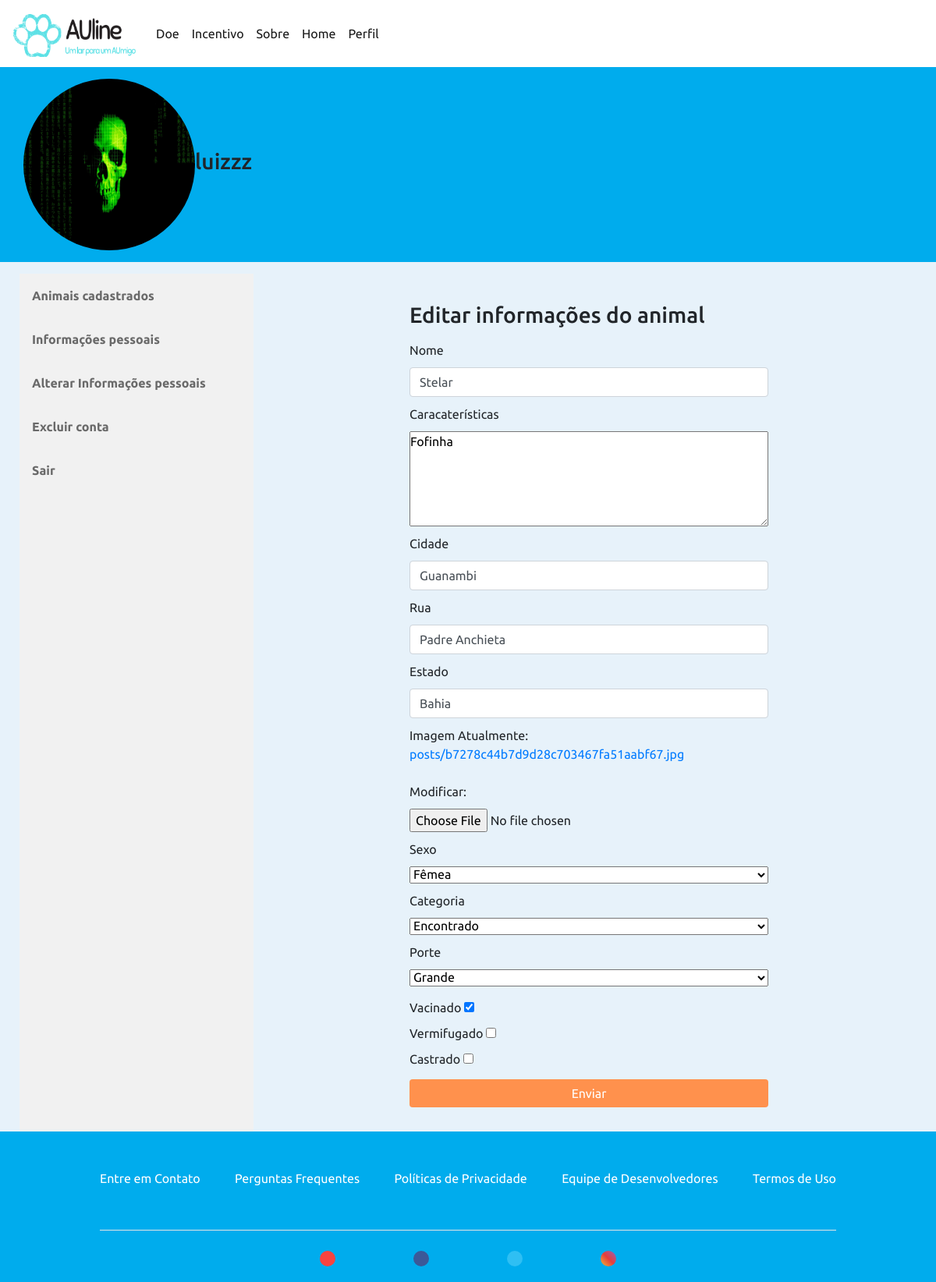
The app's page /perfil/editar-animal/16/ (signed in) with its own data.
### users/models.py (models this page shows, shortened)
class Perfil(models.Model):
    user = models.OneToOneField(User, on_delete=models.CASCADE)
    data_de_nascimento = models.DateField('Data de nascimento', max_length=10)
    telefone = models.CharField('Telefone para contato', max_length=15)
    foto = models.ImageField('Foto de Perfil', upload_to='perfil', default='perfil/unknow.png')
    estado_usuario = models.CharField('Estado', max_length=50)
    cidade_usuario = models.CharField('Cidade', max_length=50, blank=True)
    rua_usuario = models.CharField('Rua', max_length=70, blank=True)

### publicacoes/models.py (models this page shows, shortened)
class Animal(models.Model):
    ESTADOS = (
        ('P', 'Perdido'),
        ('PA', 'Para Adoção'),
        ('E', 'Encontrado'),
    )
    SEXO = (
        ('F', 'Fêmea'),
        ('M', 'Macho'),
    )
    PORTE = (
        ('PE', 'Pequeno'),
        ('ME', 'Médio'),
        ('GR', 'Grande'),
    )
    nome = models.CharField('Nome', max_length=50)
    caracteristicas = models.TextField('Caracaterísticas')
    data_pub = models.DateTimeField('Data de Publicação', auto_now=True)
    imagem = models.ImageField('Imagem', upload_to='posts')
    categoria = models.CharField('Categoria', max_length=15, choices=ESTADOS, blank=True)
    sexo = models.CharField('Sexo', max_length=8, choices=SEXO, blank=True)
    porte = models.CharField('Porte', max_length=8, choices=PORTE, blank=True)
    usuario = models.ForeignKey(User, on_delete=models.CASCADE)
    vacinado = models.BooleanField('Vacinado', blank=True)
    vermifugado = models.BooleanField('Vermifugado', blank=True)
    castrado = models.BooleanField('Castrado', blank=True)
    estado = models.CharField('Estado', max_length=50)
    cidade = models.CharField('Cidade', max_length=50)
    rua = models.CharField('Rua', max_length=70)
    class Meta:
        ordering = ('-data_pub', )

### perfis/views.py (the view)
# urls.py: path('editar-animal/<int:id_animal>/', editar_animal, name='editar-animal'),
@login_required
def editar_animal(request, id_animal):
    animal = Animal.objects.get(id=id_animal)
    usuario = User.objects.get(id=request.user.id)
    perfil_usuario = Perfil.objects.get(user=request.user.id)
    form = AnimalForm(request.POST or None, request.FILES or None,
                    instance=animal)
    if request.user == animal.usuario:
        contexto = {
            'usuario':usuario,
            'perfil_usuario':perfil_usuario,
            'form':form,
            'animal':animal,
        }
        if request.method == 'POST':
            if form.is_valid():
                edit = form.save(commit=False)
                edit.save()
                return redirect('animais')
        return render(request, 'editar-animal.html', contexto)
    else:
        return redirect('animais')

### publicacoes/forms.py
class AnimalForm(ModelForm):
    class Meta:
        model = Animal
        fields = ['nome', 'caracteristicas', 'imagem', 'sexo', 'vacinado', 'vermifugado',
        'categoria', 'castrado', 'cidade', 'rua', 'porte', 'estado']
        widgets = {
            'nome': forms.TextInput(attrs={'class':'form-control'}),
            'caracteristicas': forms.Textarea(attrs={"rows":5, "cols":20}),
            'cidade': forms.TextInput(attrs={'class':'form-control', 'placeholder':'Cidade atual do animal'}),
            'rua': forms.TextInput(attrs={'class':'form-control', 'placeholder':'Rua onde foi visto pela última vez'}),
            'estado': forms.TextInput(attrs={'class':'form-control', 'placeholder':'Estado atual do animal'}),
        }

### templates/editar-animal.html (shortened to what this page needs)
{% extends 'base.html' %}
{% load static %}
{% block complemento %}
    <link rel="stylesheet" href="{% static 'css/perfil.css' %}">
{% endblock complemento %}
{% block conteudo %}
  <div class="profilebar">
      <img src="../../../media/{{perfil_usuario.foto}}" alt="{{usuario.username}}" class="img-profile">
      <h3>{{usuario.username}}</h3>
  </div>
  <div class="content">
    <div class="row-profile">
      <div class="sidebar">
        <a href="{% url 'animais'%}">Animais cadastrados</a>
        <a href="{% url 'informacoes-pessoais'%}">Informações pessoais</a>
        <a href="{% url 'alterar-informacoes' usuario.id %}">Alterar Informações pessoais</a>
        <a href="{% url 'excluir-conta' usuario.id %}">Excluir conta</a>
        <a href="{% url 'logout' %}">Sair</a>
      </div>
      <div class="content-profile">
        <div class="container">
          <div class="row justify-content-lg-center">
            <form method="post" class="form-profile" enctype='multipart/form-data'>
              <h1 class="h3 mb-3 "> Editar informações do animal </h1>
              {{form.nome.label}}
              {{form.nome}}
              {{form.caracteristicas.label}}
              {{form.caracteristicas}}
              {{form.cidade.label}}
              {{form.cidade}}
              {{form.rua.label}}
              {{form.rua}}
              {{form.estado.label}}
              {{form.estado}}
              {{form.imagem.label}}
              {{form.imagem}}
              {{form.sexo.label}}
              {{form.sexo}}
              {{form.categoria.label}}
              {{form.categoria}}
              {{form.porte.label}}
              {{form.porte}}
              <div class="form-checkbox">
                  {{form.vacinado.label}}
                  {{form.vacinado}}
              </div>
              <div class="form-checkbox">
                  {{form.vermifugado.label}}
                  {{form.vermifugado}}
              </div>
              <div class="form-checkbox">
                  {{form.castrado.label}}
                  {{form.castrado}}
              </div>
              <button type='submit' class="btn btn-primary"> Enviar </button>
            </form>
          </div>
        </div>
      </div>
    </div>
  </div>
{% endblock conteudo %}

### static/css/style.css (style rules this page uses)
body { background-color: #E7F2FA; font-family: 'Ubuntu', sans-serif; }
* { margin:0; padding: 0; box-sizing: border-box }
.container { max-width: none; width: 100%; display: flex; height: 100%; justify-content: center; }
.row { display: flex; justify-content: center; margin-top: 15px; align-items: center; width: 100%; max-width: 1200px; }
.btn-primary { background-color: #FF914D; color: #ffffff; border: none; transition: opacity 1s; margin-top: 10px; }

### static/css/perfil.css (style rules this page uses)
.row-profile { display: flex; justify-content: center; margin-top: 15px; width: 100%; max-width: 1200px; min-height: 600px; flex-direction: row; }
.profilebar { background-color: #00ACED; width: 100%; height: 250px; display: flex; justify-content: start; align-items: center; }
.img-profile { border-radius: 200px; height: 220px; width: 220px; margin-left: 30px; }
.sidebar { margin: 0; padding: 0; width: 30%; min-width:250px; max-width: 300px; background-color: #f1f1f1; overflow: auto; }
.sidebar a { display: block; color: rgb(105, 105, 105); padding: 16px; text-decoration: none; font-weight: 700; width: 100%; }
.content-profile { margin-left: 10px; padding: 1px 16px; width: 70%; display: flex; flex-direction: row; flex-wrap: wrap; }
.form-profile { display: flex; flex-direction: column; padding: 20px; border-radius: 10px; width: 60%; max-width: 800px; min-width: 500px; margin-bottom:10px; }
.form-profile input, .form-profile textarea, .form-profile select { margin: 10px 0px 10px 0px; }

### records on screen
Perfil: foto (picture)
Animal: nome "Stelar", caracteristicas "Fofinha", cidade "Guanambi", rua "Padre Anchieta", estado "Bahia", sexo "Fêmea", categoria "Encontrado", porte "Grande", vacinado "☑"

### other values on screen
{{ usuario.username }} "luizzz"
